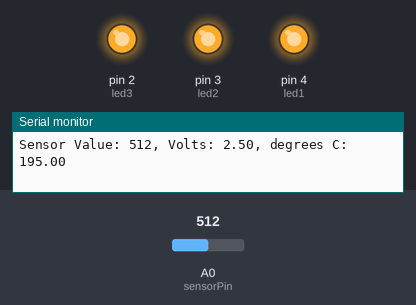
Bench run of a sketch on a simulated Arduino Uno, built with avr-gcc and run on an emulated ATmega328P. Parts: output pins drawn as LEDs (lit = HIGH), the last lines printed to the serial monitor. Inputs (shaded band) come from the test bench; at power-on: A0 (sensorPin) = 512.

Above: at 1.2 s.
1.3 s: A0 (sensorPin) set to 174
4.3 s: A0 (sensorPin) set to 165
At 4.9 s:
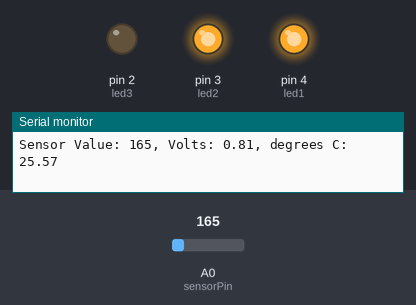
5.8 s: A0 (sensorPin) set to 122
At 6.3 s:
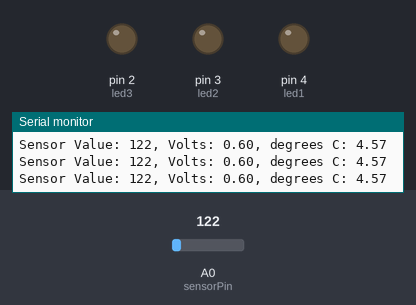
7.3 s: A0 (sensorPin) set to 1023
At 8.0 s:
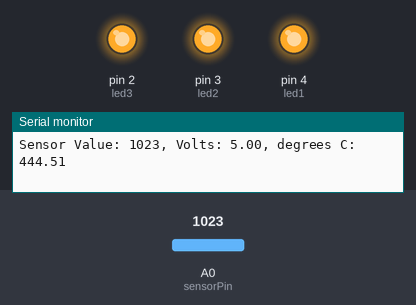
8.8 s: A0 (sensorPin) set to 0
At 9.5 s:
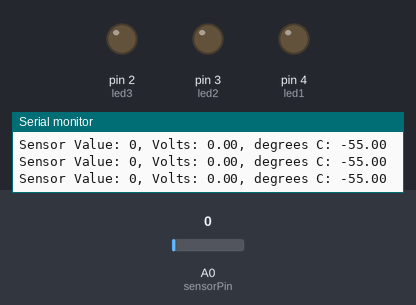
Timing chart, 0 to 11.3 s (numbered marks = the images above; inputs shaded):
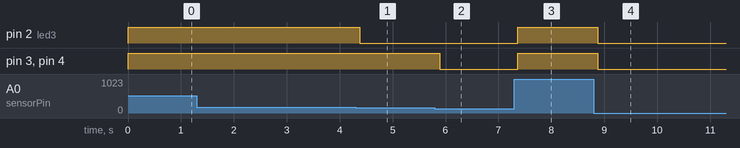

Measured:
- the behaviour switches between 166 and 165 on A0 (sensorPin) (found by bisection; images 0 and 1)
- after the input at 4.3 s, pin 2 (led3): HIGH → LOW after 0.08 s
- after the input at 5.8 s, pin 3 (led2), pin 4 (led1): HIGH → LOW after 0.09 s
- after the input at 7.3 s, pin 2 (led3), pin 3 (led2), pin 4 (led1): LOW → HIGH after 0.07 s
- after the input at 8.8 s, pin 2 (led3), pin 3 (led2), pin 4 (led1): HIGH → LOW after 0.08 s

The sketch:

temp_to_leds.ino
```cpp
  // GLOBAL CONSTANTS

  const int sensorPin = A0;
  const int led1 = 4;
  const int led2 = 3;
  const int led3 = 2;
  const float baselineTemp = 20.0;


void setup()
{
  Serial.begin(9600);

  //
  pinMode(led1, OUTPUT);
  digitalWrite(led1, LOW);
  //
  pinMode(led2, OUTPUT);
  digitalWrite(led2, LOW);
  //
  pinMode(led3, OUTPUT);
  digitalWrite(led3, LOW);
  //

}

void loop()
{
  int sensorVal = analogRead(sensorPin);

  Serial.print("Sensor Value: ");
  Serial.print(sensorVal);

  float voltage = (sensorVal/1024.0)*5.0;

  Serial.print(", Volts: ");
  Serial.print(voltage);

  float temperature = (voltage - 0.55)*100;
  Serial.print(", degrees C: ");
  Serial.println(temperature);

  if(temperature < baselineTemp)
  {
    digitalWrite(led1, LOW);
    digitalWrite(led2, LOW);
    digitalWrite(led3, LOW);
  }
  else if(temperature >= baselineTemp+2 && temperature < baselineTemp+4)
  {
    digitalWrite(led1, HIGH);
    digitalWrite(led2, LOW);
    digitalWrite(led3, LOW);
  }
  else if(temperature >= baselineTemp+4 && temperature < baselineTemp+6)
  {
    digitalWrite(led1, HIGH);
    digitalWrite(led2, HIGH);
    digitalWrite(led3, LOW);
  }
  else if(temperature >= baselineTemp+6)
  {
    digitalWrite(led1, HIGH);
    digitalWrite(led2, HIGH);
    digitalWrite(led3, HIGH);
  }

  delay(1);
}
```
